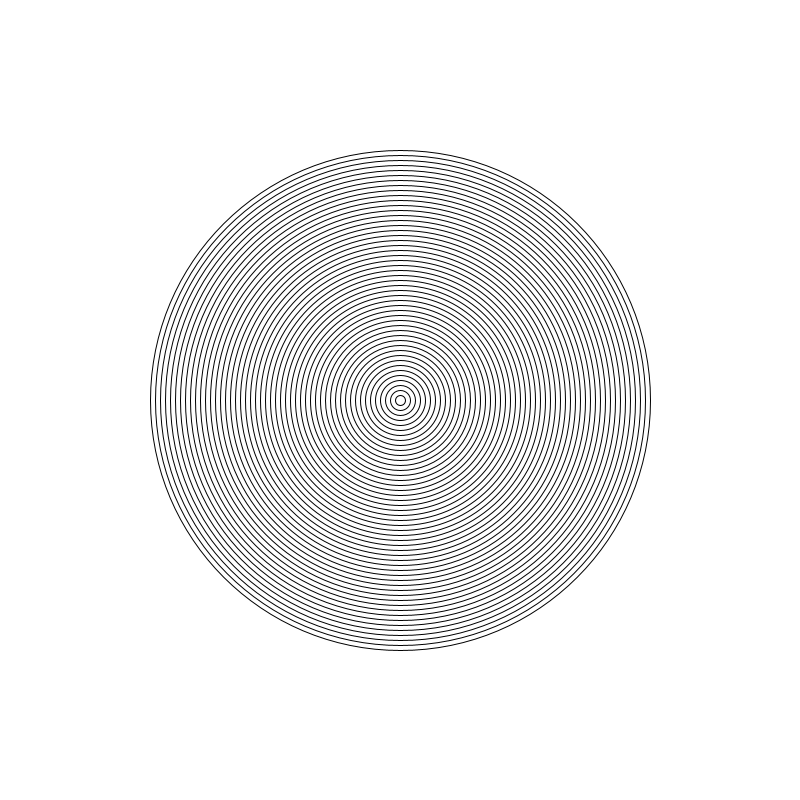
Frame 1 (no input)
Frame 60 (the mouse pressed at the canvas centre just before this capture): identical to frame 1, image omitted
Frame 120 (the mouse held since frame 60 and released just before this capture): identical to frame 1, image omitted

The Processing sketch that drew this single still picture (run headless with seeded random() and noise(); from frame 60 on, the mouse is pressed at the canvas centre):

// Processing sketch: recursius01
// ── recursius01.pde
void setup(){
  size(800, 800);
  stroke(0); noFill();
}

void draw(){
  background(255);
  cercleAnidat(width/2, height/2, 500);
}

void cercleAnidat(int x, int y, int n){
  ellipse(x, y, n, n);
  if(n>10){
    cercleAnidat(x, y, n-10);
  }
}
